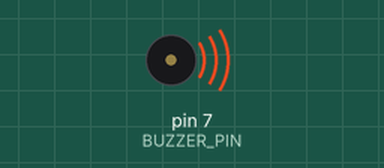
Simulated run of this sketch. Board: Arduino Uno, built with avr-gcc and run on an emulated ATmega328P. On the bench: buzzer (waves = sounding).

Above: at 2.0 s.
At 10.27 s:
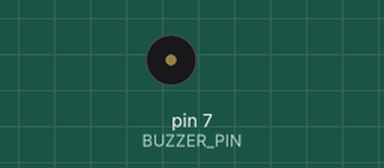
Timing chart, 0 to 10.6 s (numbered marks = the images above):
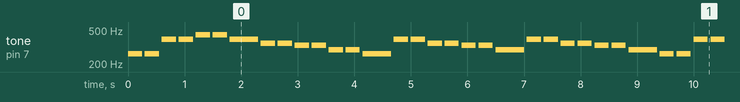

Measured:
- by itself, tone on pin 7 (BUZZER_PIN): plays 262 Hz for 0.25 s, 262 Hz for 0.25 s, 392 Hz for 0.25 s, 392 Hz for 0.25 s, 440 Hz for 0.25 s, 440 Hz for 0.25 s … (340 notes in this stretch)

The sketch:

Active_Buzzer.ino
```cpp
/*
  Program for making the active buzzer play the melody for Twinkle Twinkle little star
*/

#include "pitches.h"

// defining the components connected to the pins
#define BUZZER_PIN 7

void setup() {
  // setting the output pin
  pinMode(BUZZER_PIN, OUTPUT);
}

void loop() {
  // Twinkle, twinkle, little star
  playNote(NOTE_C4, 250);
  playNote(NOTE_C4, 250);
  playNote(NOTE_G4, 250);
  playNote(NOTE_G4, 250);
  playNote(NOTE_A4, 250);
  playNote(NOTE_A4, 250);
  playNote(NOTE_G4, 500);

  // How I wonder, what you are!
  playNote(NOTE_F4, 250);
  playNote(NOTE_F4, 250);
  playNote(NOTE_E4, 250);
  playNote(NOTE_E4, 250);
  playNote(NOTE_D4, 250);
  playNote(NOTE_D4, 250);
  playNote(NOTE_C4, 500);

  // Up above the world so high
  playNote(NOTE_G4, 250);
  playNote(NOTE_G4, 250);
  playNote(NOTE_F4, 250);
  playNote(NOTE_F4, 250);
  playNote(NOTE_E4, 250);
  playNote(NOTE_E4, 250);
  playNote(NOTE_D4, 500);

  // Like a diamond in the sky
  playNote(NOTE_G4, 250);
  playNote(NOTE_G4, 250);
  playNote(NOTE_F4, 250);
  playNote(NOTE_F4, 250);
  playNote(NOTE_E4, 250);
  playNote(NOTE_E4, 250);
  playNote(NOTE_D4, 500);

  // Twinkle, twinkle, little star
  playNote(NOTE_C4, 250);
  playNote(NOTE_C4, 250);
  playNote(NOTE_G4, 250);
  playNote(NOTE_G4, 250);
  playNote(NOTE_A4, 250);
  playNote(NOTE_A4, 250);
  playNote(NOTE_G4, 500);

  // How I wonder, what you are!
  playNote(NOTE_F4, 250);
  playNote(NOTE_F4, 250);
  playNote(NOTE_E4, 250);
  playNote(NOTE_E4, 250);
  playNote(NOTE_D4, 250);
  playNote(NOTE_D4, 250);
  playNote(NOTE_C4, 500);

  noTone(BUZZER_PIN); // Turn off the buzzer
  delay(2000); // Delay between melodies
}

// Play the note for the specified duration
void playNote(int noteFrequency, int noteDuration) {
  tone(BUZZER_PIN, noteFrequency, noteDuration); // play the tone
  delay(noteDuration + 50); // Add a small delay to separate the notes
  noTone(BUZZER_PIN); // stop all tones
}
```
